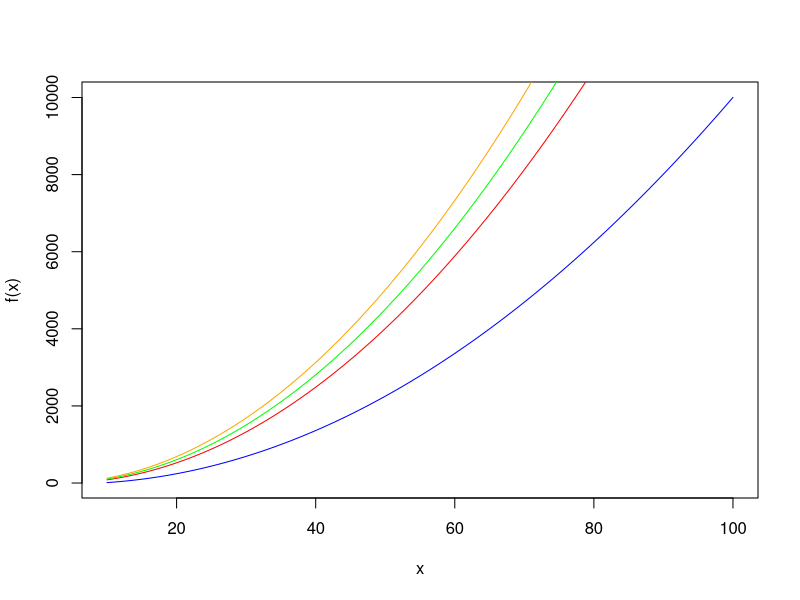

Recreate this plot in R. (Note: this script raises an error after producing the figure.)
# f<-function(x) 2*x^2 + 10*x + 1
# g<-function(x) 2.8*x^2 + 5*x + 1
# h<-function(x) 3.6*x^2 + 1*x + 1
# curve(f,0,100,col="blue")
# curve(g,0,100,col="red", add=TRUE)
# curve(h,0,100,col="green", add=TRUE)
# 
# f1<-function(x) 2*x^2 + 50*x + 1
# f2<-function(x) 2*x^2 + 1*x + 1
# curve(f1,0,100,col="blue")
# curve(f2,0,100,col="red", add=TRUE)

#---------------------------------------------------------------------------

model<-function(F, N) {(0.01*N+1) * F^2 + (0.001*N-10) *F  + (0.02*N + 1)}
f<-function(F){ model(F, 10)}  # N=60
g<-function(F){ model(F, 80)}  # N=80
h<-function(F){ model(F, 100)}  # N=100
k<-function(F){ model(F, 120)}  # N=120

curve(f,10,100,col="blue")
curve(g,10,100,col="red", add=TRUE)
curve(h,10,100,col="green", add=TRUE)
curve(k,10,100,col="orange", add=TRUE)

inductances<-c()
frequencies<-c(10,20,28.5,40,50,66.6,100)
nTypes<-c(60, 80, 100, 120)
echs<-c()

for(k in 1:3){
  
  for(i in frequencies){
    
    for(j in nTypes){
      
      L<-model(i,j)
      inductances<-append(inductances, L)
      echs<-append(echs, k)
    }
    
  }
  
}

inductancesBruit<-round(inductances + (rnorm(7)+1)*2,2)
F<-rep(frequencies, 4)
N<-c(rep(nTypes[1],7), rep(nTypes[2],7), rep(nTypes[3],7),rep(nTypes[4],7))

data<-data.frame(echs, N, F, inductancesBruit)
colnames(data)[4] = "L"
write.csv(data,"./data/data.csv", row.names = FALSE)
